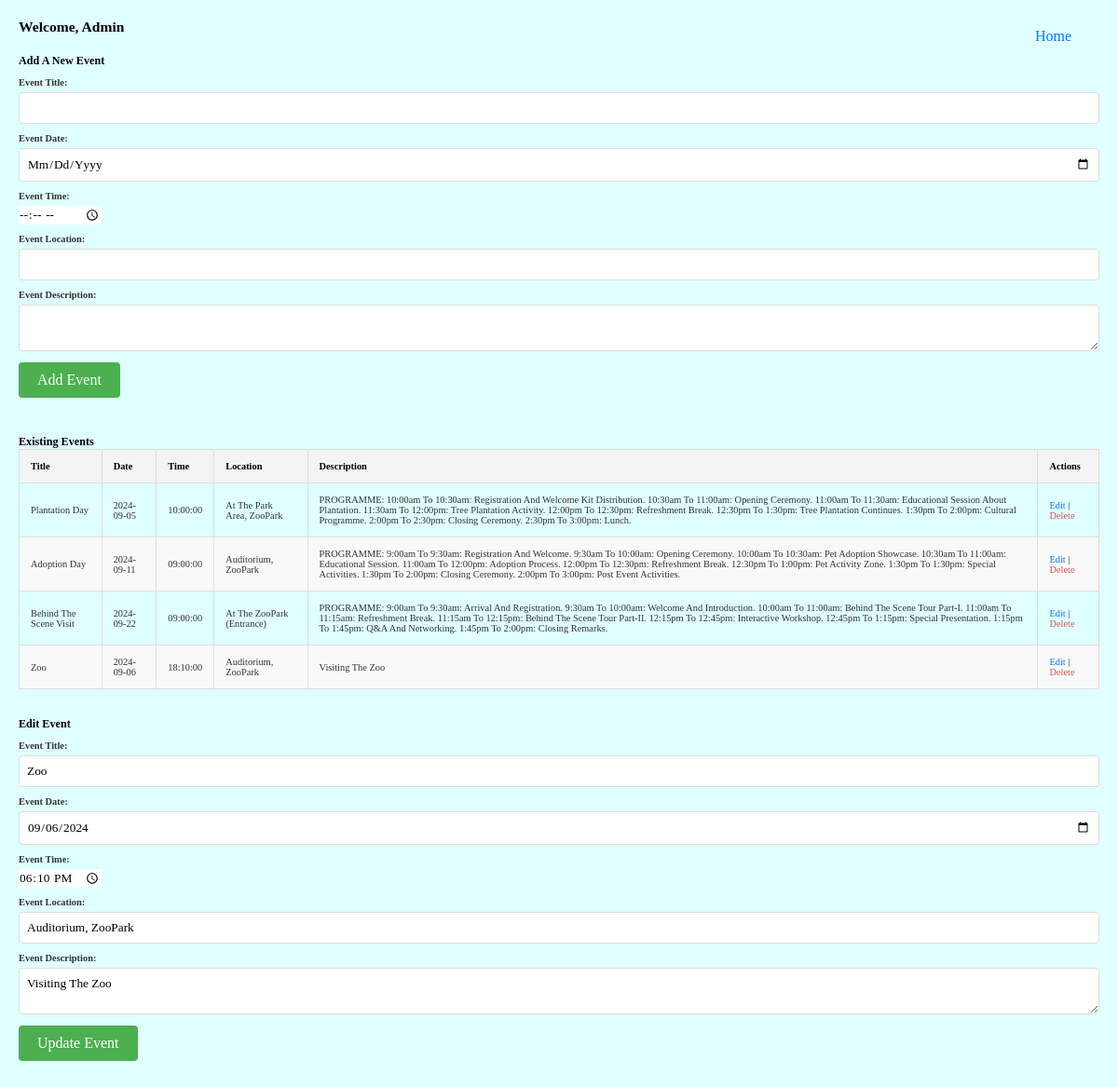
Page /event.php?edit=13 (signed in) on the committed database.
### tables this page shows
CREATE TABLE `events` (
  `id` int(11) NOT NULL,
  `title` varchar(255) NOT NULL,
  `date` date NOT NULL,
  `time` time DEFAULT NULL,
  `location` varchar(255) DEFAULT NULL,
  `description` text NOT NULL
);

### event.php (the view, shortened to what this page needs)
<?php
require 'db_connection.php';
$result = $conn->query("SELECT * FROM events");
?>
<!DOCTYPE html>
<html lang="en">
<head>
    <link rel="stylesheet" href="style.css">
</head>
<body class="event-management">
    <h2>Welcome, <?php echo htmlspecialchars($_SESSION['username']); ?></h2>
    <nav class="navbar">
        <a href="index.html">Home</a>
    </nav>
    <h3>Add a New Event</h3>
    <form action="event.php" method="post">
        <label for="eventTitle">Event Title:</label>
        <input type="text" name="eventTitle" id="eventTitle" required><br>
        <label for="eventDate">Event Date:</label>
        <input type="date" name="eventDate" id="eventDate" required><br>
        <label for="eventTime">Event Time:</label>
        <input type="time" name="eventTime" id="eventTime"><br>
        <label for="eventLocation">Event Location:</label>
        <input type="text" name="eventLocation" id="eventLocation"><br>
        <label for="eventDescription">Event Description:</label>
        <textarea name="eventDescription" id="eventDescription" required></textarea><br>
        <input type="submit" name="add_event" value="Add Event">
    </form>
    <h3>Existing Events</h3>
    <table border="1">
        <thead>
            <tr>
                <th>Title</th>
                <th>Date</th>
                <th>Time</th>
                <th>Location</th>
                <th>Description</th>
                <th>Actions</th>
            </tr>
        </thead>
        <tbody>
            <?php while ($row = $result->fetch_assoc()): ?>
            <tr>
                <td><?php echo htmlspecialchars($row['title']); ?></td>
                <td><?php echo htmlspecialchars($row['date']); ?></td>
                <td><?php echo htmlspecialchars($row['time']); ?></td>
                <td><?php echo htmlspecialchars($row['location']); ?></td>
                <td><?php echo htmlspecialchars($row['description']); ?></td>
                <td>
                    <a href="event.php?edit=<?php echo $row['id']; ?>">Edit</a> |
                    <a href="event.php?delete=<?php echo $row['id']; ?>" onclick="return confirm('Are you sure you want to delete this event?');">Delete</a>
                </td>
            </tr>
            <?php endwhile; ?>
        </tbody>
    </table>
    <?php
    if (isset($_GET['edit'])) {
        $eventId = $_GET['edit'];
        $stmt = $conn->prepare("SELECT * FROM events WHERE id=?");
        $stmt->bind_param("i", $eventId);
        $stmt->execute();
        $event = $stmt->get_result()->fetch_assoc();
    ?>
    <h3>Edit Event</h3>
    <form action="event.php" method="post">
        <label for="eventTitle">Event Title:</label>
        <input type="text" name="eventTitle" id="eventTitle" value="<?php echo htmlspecialchars($event['title']); ?>" required><br>
        <label for="eventDate">Event Date:</label>
        <input type="date" name="eventDate" id="eventDate" value="<?php echo htmlspecialchars($event['date']); ?>" required><br>
        <label for="eventTime">Event Time:</label>
        <input type="time" name="eventTime" id="eventTime" value="<?php echo htmlspecialchars($event['time']); ?>"><br>
        <label for="eventLocation">Event Location:</label>
        <input type="text" name="eventLocation" id="eventLocation" value="<?php echo htmlspecialchars($event['location']); ?>"><br>
        <label for="eventDescription">Event Description:</label>
        <textarea name="eventDescription" id="eventDescription" required><?php echo htmlspecialchars($event['description']); ?></textarea><br>
        <input type="submit" name="update_event" value="Update Event">
    </form>
    <?php } ?>
</body>
</html>

### style.css (style rules this page uses)
* { font-family: 'Times New Roman', Times, serif; margin: 0; padding: 0; box-sizing: border-box; outline: none; border: none; text-decoration: none; text-transform: capitalize; transition: .2s linear; }
html { font-size: 65%; overflow-x: hidden; scroll-behavior: smooth; scroll-padding-top: 4rem; }
body { font-family: Arial, sans-serif; margin: 0; padding: 0; color: #333; }
.event-management { font-family: Arial, sans-serif; margin: 20px; padding: 0; background-color: lightcyan; position: relative; }
.event-management h2, .event-management h3 { color: black; }
.event-management h2 { margin-bottom: 20px; }
.event-management .navbar { position: absolute; top: 0; right: 0; padding: 10px 15px; }
.event-management .navbar a { text-decoration: none; color: #007bff; padding: 10px 15px; font-size: 16px; }
.event-management form { margin-bottom: 30px; }
.event-management form label { display: block; margin: 10px 0 5px; font-weight: bold; }
.event-management form input[type="text"], .event-management form input[type="date"], .event-management form textarea { width: 100%; padding: 8px; border: 1px solid #ddd; border-radius: 4px; box-sizing: border-box; }
.event-management form input[type="submit"] { background-color: #4CAF50; color: white; border: none; padding: 10px 20px; text-align: center; text-decoration: none; display: inline-block; font-size: 16px; margin: 10px 0; cursor: pointer; border-radius: 4px; }
.event-management table { width: 100%; border-collapse: collapse; margin-bottom: 30px; }
.event-management table, .event-management th, .event-management td { border: 1px solid #ddd; }
.event-management th, .event-management td { padding: 12px; text-align: left; }
.event-management th { background-color: #f4f4f4; color: black; }
.event-management tr:nth-child(even) { background-color: #f9f9f9; }
.event-management a { color: #007bff; text-decoration: none; }
.event-management a[onclick] { color: #d9534f; }

### rows in the picture
events: title "Plantation Day", date "2024-09-05", time "10:00:00", location "At The Park Area, ZooPark", description "PROGRAMME: 10:00am To 10:30am: Registration And Welcome Kit Distribution. 10:30am To 11:00am: Opening Ceremony. 11:00am To 11:30am: Educational Session About Plantation. 11:30am To 12:00pm: Tree Plantation Activity. 12:00pm To 12:30pm: Refreshment Break. 12:30pm To 1:30pm: Tree Plantation Continues. 1:30pm To 2:00pm: Cultural Programme. 2:00pm To 2:30pm: Closing Ceremony. 2:30pm To 3:00pm: Lunch."
events: title "Adoption Day", date "2024-09-11", time "09:00:00", location "Auditorium, ZooPark", description "PROGRAMME: 9:00am To 9:30am: Registration And Welcome. 9:30am To 10:00am: Opening Ceremony. 10:00am To 10:30am: Pet Adoption Showcase. 10:30am To 11:00am: Educational Session. 11:00am To 12:00pm: Adoption Process. 12:00pm To 12:30pm: Refreshment Break. 12:30pm To 1:00pm: Pet Activity Zone. 1:30pm To 1:30pm: Special Activities. 1:30pm To 2:00pm: Closing Ceremony. 2:00pm To 3:00pm: Post Event Activities."
events: title "Behind The Scene Visit", date "2024-09-22", time "09:00:00", location "At The ZooPark (Entrance)", description "PROGRAMME: 9:00am To 9:30am: Arrival And Registration. 9:30am To 10:00am: Welcome And Introduction. 10:00am To 11:00am: Behind The Scene Tour Part-I. 11:00am To 11:15am: Refreshment Break. 11:15am To 12:15pm: Behind The Scene Tour Part-II. 12:15pm To 12:45pm: Interactive Workshop. 12:45pm To 1:15pm: Special Presentation. 1:15pm To 1:45pm: Q&A And Networking. 1:45pm To 2:00pm: Closing Remarks."
events: title "Zoo", date "2024-09-06", time "18:10:00", location "Auditorium, ZooPark", description "Visiting The Zoo", eventTitle "Zoo", eventDate "09/06/2024", eventTime "18:10:00", eventLocation "Auditorium, ZooPark", eventDescription "Visiting the zoo"

### other values in the picture
$_SESSION['username'] "Admin"
